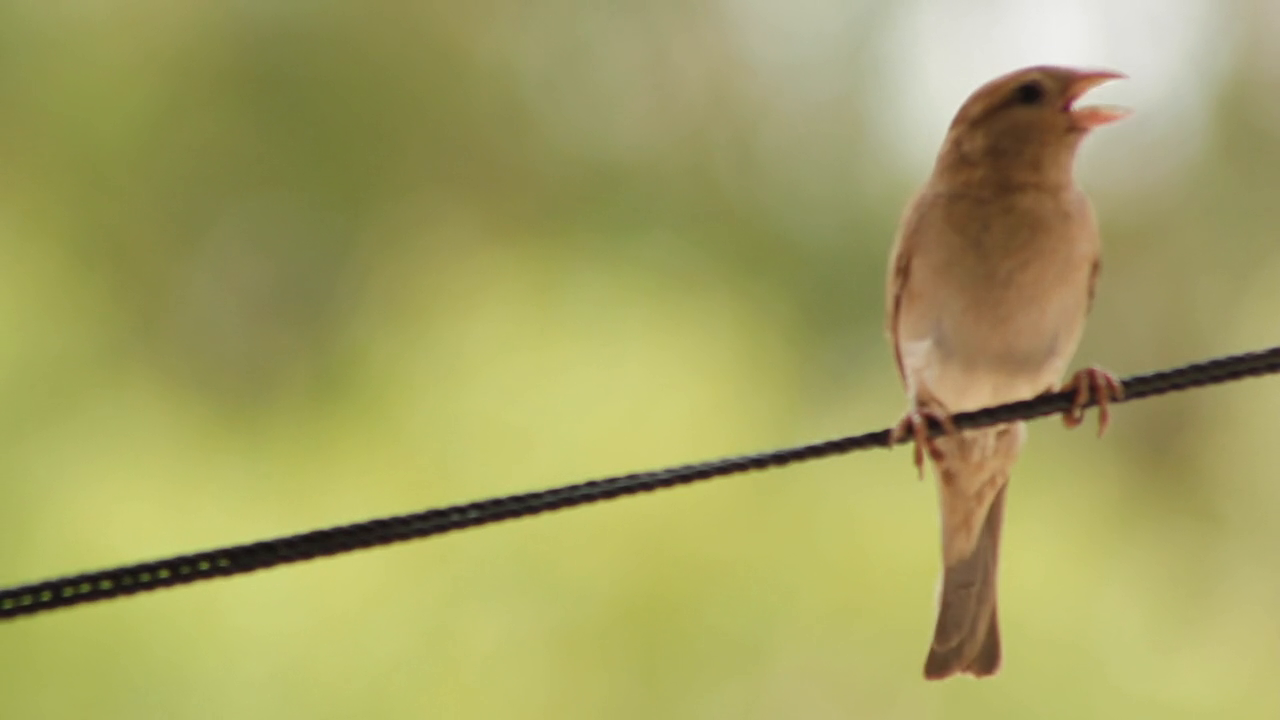
#> input picture frame 56 of example_videos/v2.mp4, 1280 x 720 px, given in place of v1.mp4, which was not available
$ python video_properties_2.py
#> lines starting #> are read from the running program, lines starting #| are printed output that depends on the picture; pictures that were not available may be replaced by others from this repository, and a replacement may not be noted
import cv2
import numpy as np
from threading import Thread
import time
import colorsys
import multiprocessing
from pprint import pprint


class VideoPropertiesExtractor:
	# status codes
	DISCONNECTED = 0
	RUNNING = 1
	FINISHED = 2
	ERROR = 3
	CANCELED = 4


	def __init__(self, height:int = 180) -> None:
		"""
		Creates an object for video properties extraction, and initializes its functionality.

		Args:
			video_path (str): The path of the video stream.
			height (int): The height which the video will be resized to.
		"""
		self.status = VideoPropertiesExtractor.DISCONNECTED
		self.capture = None
		self.frame_count = 0
		self.height = height
		self.width = 0
		self.prev_frame = None
		self.next_frame = None
		self.prev_gray = None
		self.next_gray = None
		self.n_threads = multiprocessing.cpu_count()
		#self.timer = ComponentTimer()
		#self.th_length = self.width // self.n_threads

	def load(self, video_path:str) -> None:
		self.status = VideoPropertiesExtractor.RUNNING

		self.capture = cv2.VideoCapture(video_path)
		if not self.capture.isOpened():
			self.status = VideoPropertiesExtractor.ERROR
			print("Error opening video file")
			return

		self.frame_count = int(self.capture.get(cv2.CAP_PROP_FRAME_COUNT))
		self.fps = self.capture.get(cv2.CAP_PROP_FPS)
		cap_width = int(self.capture.get(cv2.CAP_PROP_FRAME_WIDTH))
		cap_height = int(self.capture.get(cv2.CAP_PROP_FRAME_HEIGHT))
		self.width = int(self.height * cap_width / cap_height)


		self.capture_frame()
		self.prev_frame = self.next_frame
		self.prev_gray = self.next_gray
		self.capture_frame()

		# thread constants
		self.th_length = self.width // self.n_threads


	def capture_frame(self) -> bool:
		"""
		Captures the next video frame, resizes it, and converts it to grayscale

		Return:
			frame: the next resized frame in color
			gray: the next resized frame in grayscale
		"""
		success, frame = self.capture.read()
#> frame is the input picture: shape (720, 1280, 3); mean B, G, R 97, 161.4, 164.3
		if not success:
			self.status = VideoPropertiesExtractor.FINISHED
			return False
		self.next_frame = cv2.resize(frame, (self.width, self.height), interpolation=cv2.INTER_AREA)
		self.next_gray = cv2.cvtColor(self.next_frame, cv2.COLOR_BGR2GRAY)
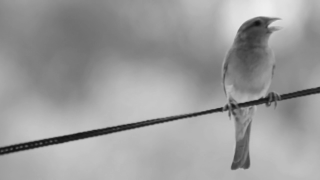
#> self.next_gray: shape (180, 320); min 18, max 238, mean 154.9
		#print(f"Capture: w({len(self.next_gray[0])}), h({len(self.next_gray)})")
		return True


	def step(self) -> bool:
		"""
		Captures the next video frame, resizes it, and converts it to grayscale

		Return:
			energy: the avergae energy value in the frame
			h: the average hue of the frame
			s: the average saturation of the frame
			v: the average value of the frame
		"""
		if self.status != VideoPropertiesExtractor.RUNNING:
			return None

		n_threads = self.n_threads
		frame = self.next_frame
		gray = self.next_gray

		threads = [None] * n_threads
		energy = [0.0] * n_threads

		#self.timer.start("th_create")
		for i in range(n_threads):
			threads[i] = Thread(target=self.th_energy, args=(gray, self.prev_gray, self.width, self.th_length, energy, i))
			threads[i].start()
		#self.timer.time("th_create")
		#self.timer.start("th_main")

		h, s, v = colorsys.rgb_to_hsv(
			frame[:,:,2].mean()/255.0,
			frame[:,:,1].mean()/255.0,
			frame[:,:,0].mean()/255.0
			)
		self.capture_frame()

		self.prev_frame = frame
		self.prev_gray = gray

		#self.timer.time("th_main")
		#self.timer.start("join")
		for i in range(n_threads):
			threads[i].join()
		#self.timer.time("join")


		self.values = min(np.mean(energy) * 1.2, 1.0), h, s, v

		return self.status == VideoPropertiesExtractor.RUNNING


	def th_energy(self, gray, prev_gray, width, length, energy, i):
		"""
		Calculate the energy from the previous frame and the current frame.

		Args:
			gray: The current frame in grayscale.
			prev_gray: The previous frame in grayscale.
			width: The width of the frame.
			length: The amount of columns of the frame to be processed by the thread
			energy: An array of floats where the result will be written in energy[i]
			i: The number of the thread
		"""
		#name = "th" + str(i)
		#self.timer.start(name)
		start = length * i
		end = start+length if i != self.n_threads-1 else width-1

		# Calculate optical flow using Lucas-Kanade method
		flow = cv2.calcOpticalFlowFarneback(prev_gray[:,start:end], gray[:,start:end], None, 0.5, 3, 15, 3, 5, 1.2, 0)
		# Calculate the energy as the average of the magnitude of the flow vectors
		energy[i] = np.mean(np.sqrt(flow[..., 0]**2 + flow[..., 1]**2))
		#energy[i] = np.mean(abs(flow[..., 0]) + abs(flow[..., 1]))
		#self.timer.time(name)


# class to time specific parts of the code
class ComponentTimer():
	def __init__(self) -> None:
		self.component = {}
		self.start_time = {}


	def start(self, component = "__default__") -> None:
		self.start_time[component] = time.time_ns()


	def time(self, component = "__default__") -> None:
		new_ts = time.time_ns()
		if component in self.component.keys():
			self.component[component] += new_ts - self.start_time[component]
		else:
			self.component[component] = new_ts - self.start_time[component]


	def get_all_components(self) -> dict:
		return self.component


	def get(self, component = "__default__") -> int:
		return self.component[component]

	def get_sum(self) -> int:
		sum = 0
		for _, v in self.component.items():
			sum += v
		return sum


if __name__ == "__main__":

	paths = [
		'example_videos/v1.mp4',
		'example_videos/v2.mp4',
		'example_videos/v3.mp4',
		'example_videos/v4.mp4',
		'example_videos/v5.mp4',
		'example_videos/v6.mp4',
		'example_videos/v7.mp4',
		]
	n_frames = 100

	video_extractor = VideoPropertiesExtractor(180)
	for path in paths:
		print(f"\n***** Calculating frames of video '{path}' *****")
		video_extractor.load(path)

		frames = []
		lenergy = []
		lhue = []
		lsaturation = []
		lbrightness = []

		ctimer = ComponentTimer()
		video_extractor.timer = ctimer

		running = True
		i_frame = 0
		while running:
			i_frame += 1
			ctimer.start("get_values")
			running = video_extractor.step()
			e, h, s, v = video_extractor.values
			ctimer.time("get_values")

			lenergy.append(e)
			lhue.append(h)
			lsaturation.append(s)
			lbrightness.append(v)

			print(f"Frame {i_frame}: Energy: {e}, Hue: {h}, Saturation: {s}, Value: {v}")

		#print(ctimer.get_all_components())
		pprint(ctimer.get_all_components())
		print(f"Took {ctimer.get('get_values')/1000000000.0} seconds for {i_frame} frames ({i_frame*1000000000.0/ctimer.get('get_values')} fps).")

		#with open(path + ".txt", mode="wt") as f:
		#	f.write(str(frames))

		print("mean", np.mean(lenergy), np.mean(lhue), np.mean(lsaturation), np.mean(lbrightness))
		print("max", max(lenergy), max(lhue), max(lsaturation), max(lbrightness))


$ run again, starting later in the video
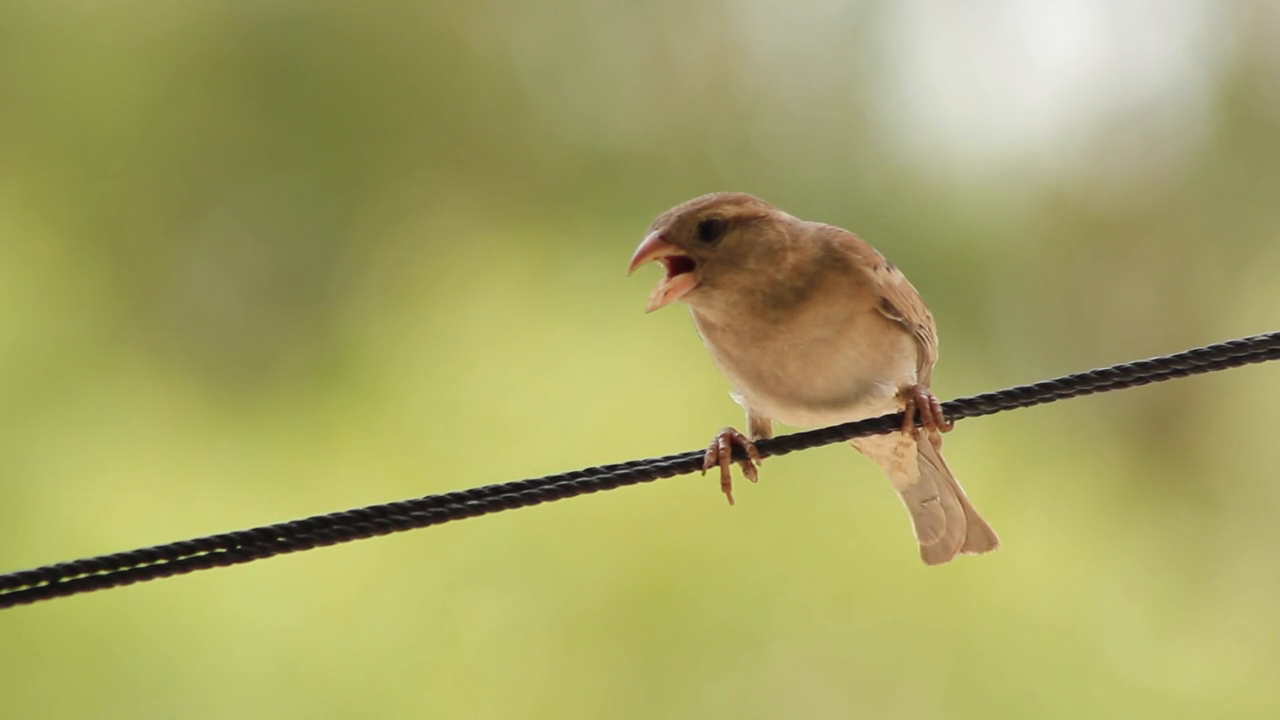
#> input picture frame 255 of example_videos/v2.mp4, 1280 x 720 px, given in place of v1.mp4, which was not available
#> in capture_frame, frame is the input picture: shape (720, 1280, 3); mean B, G, R 99.8, 164.1, 166.5
#> in capture_frame, `self.next_gray = cv2.cvtColor(self.next_frame, cv2.COLOR_BGR2GRAY)`:
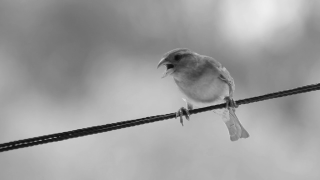
#> self.next_gray: shape (180, 320); min 12, max 239, mean 157.4

$ run again, starting later in the video
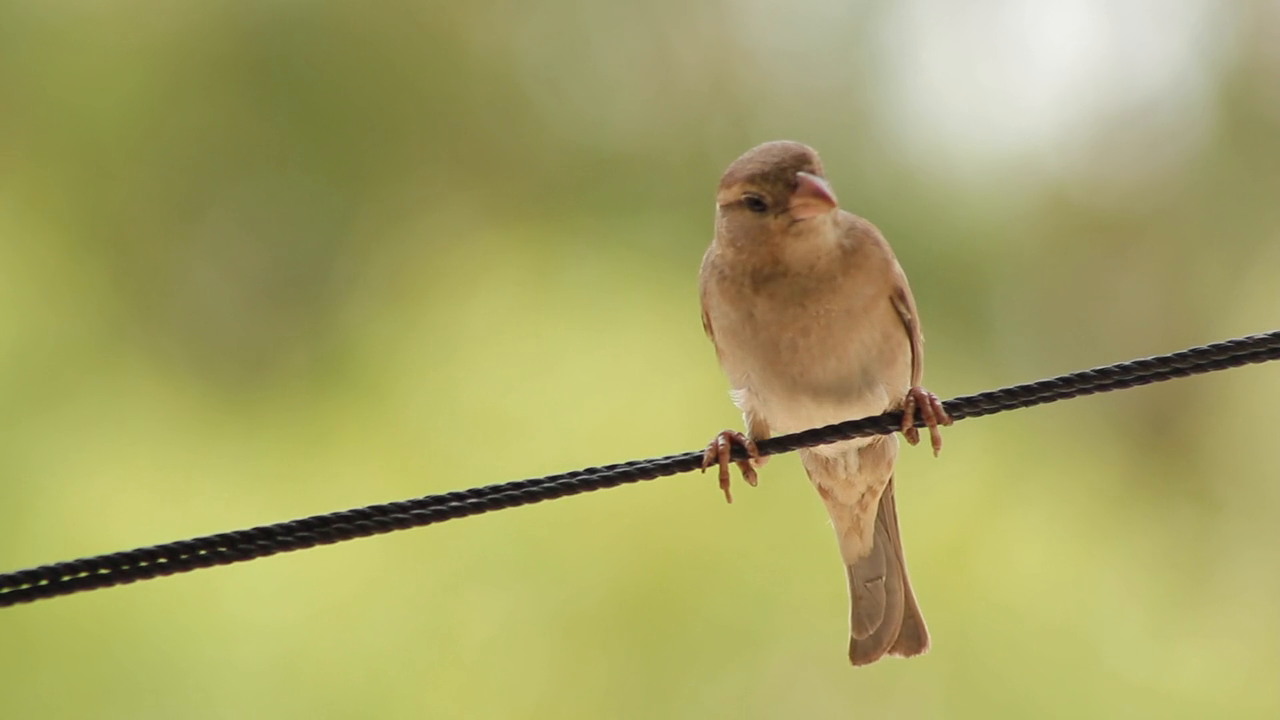
#> input picture frame 453 of example_videos/v2.mp4, 1280 x 720 px, given in place of v1.mp4, which was not available
#> in capture_frame, frame is the input picture: shape (720, 1280, 3); mean B, G, R 100, 163.9, 166.6
#> in capture_frame, `self.next_gray = cv2.cvtColor(self.next_frame, cv2.COLOR_BGR2GRAY)`:
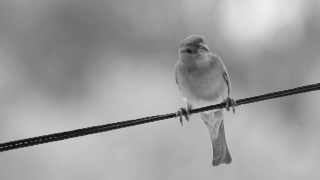
#> self.next_gray: shape (180, 320); min 17, max 238, mean 157.4
